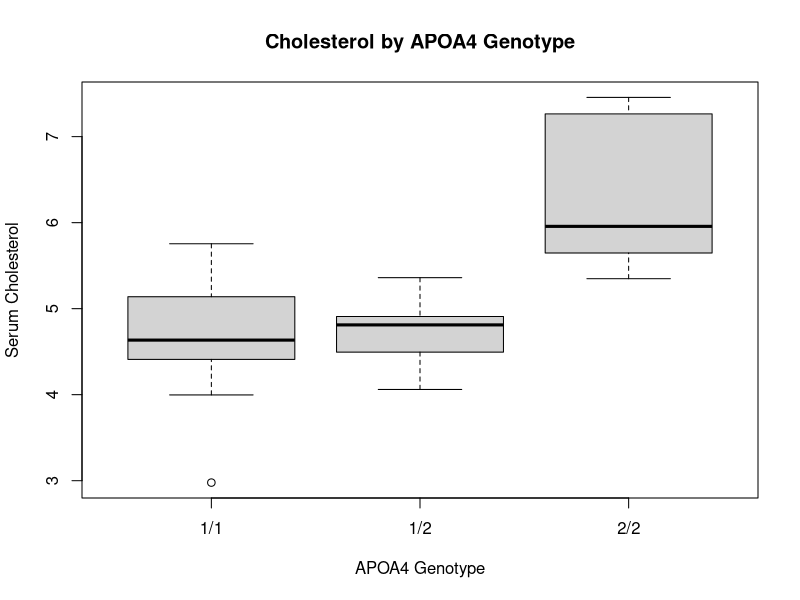
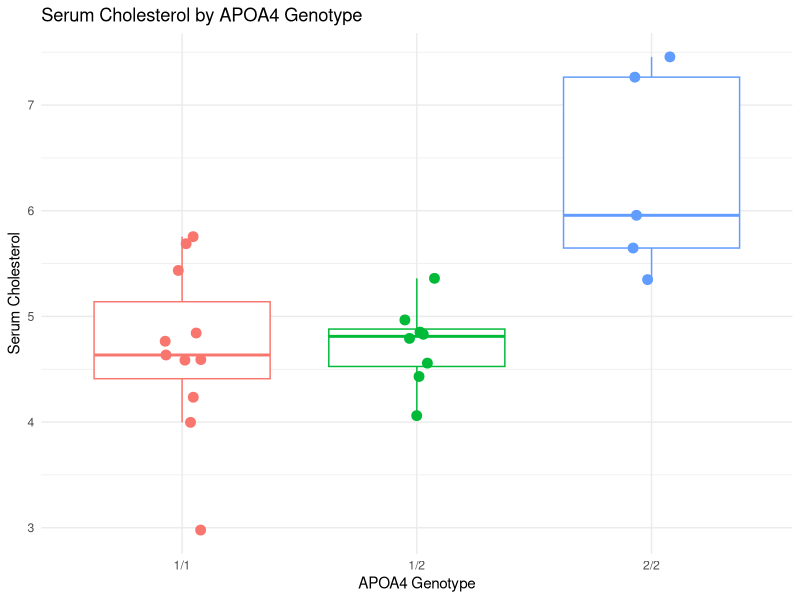

Reproduce these figures in R, in order. (Note: this script raises an error after producing the figures.)
## ------------------------------------------------------------
## Exercise 3: Cholesterol ~ APOA4 genotype (one-way ANOVA)
## ------------------------------------------------------------

## 0) Packages (install once if needed)
# install.packages("ggplot2")
# install.packages("emmeans")
# install.packages("car")

library(ggplot2)
library(emmeans)
library(car)

## If your course helper is in a file, make sure it's sourced once per session:
## source("Function Anova_table type 2.R")   # ensures Anova_table() is available

## 1) Read data & prepare factors/labels
cholesterol_data <- read.table(file = "genetics cholesterol.txt", header = TRUE)
cholesterol_data$apoa4gen <- as.factor(cholesterol_data$apoa4gen)
levels(cholesterol_data$apoa4gen) <- c("1/1", "1/2", "2/2")

## Quick data check
cat("\n--- Data summary ---\n")
print(summary(cholesterol_data))
cat("\nCounts per genotype:\n")
print(table(cholesterol_data$apoa4gen))

## 2) Graphs
## Base plot (factor on x, response on y)
with(cholesterol_data, plot(chol ~ apoa4gen,
                            main = "Cholesterol by APOA4 Genotype",
                            xlab = "APOA4 Genotype", ylab = "Serum Cholesterol"))

## ggplot: boxplot + points
ggplot(cholesterol_data, aes(x = apoa4gen, y = chol, color = apoa4gen)) +
  geom_boxplot(outlier.shape = NA) +
  geom_point(size = 3, position = position_jitter(width = 0.08, height = 0)) +
  theme_minimal() +
  labs(title = "Serum Cholesterol by APOA4 Genotype",
       x = "APOA4 Genotype", y = "Serum Cholesterol") +
  guides(color = "none")

## 3) One-way ANOVA with lm()
cholesterol.model <- lm(formula = chol ~ apoa4gen, data = cholesterol_data)

cat("\n--- Model summary (t-tests on coefficients, cornerstone coding) ---\n")
print(summary(cholesterol.model))

cat("\n--- Type II ANOVA table ---\n")
print(Anova_table(cholesterol.model))  ## From your course helper

## 4) Estimated marginal means (group means under equal-variance model) + LSD post-hoc
emm <- emmeans(cholesterol.model, specs = "apoa4gen")
cat("\n--- Estimated marginal means (EMMs) ---\n")
print(emm)

cat("\n--- Post-hoc pairwise differences (Fisher's protected LSD: no adjustment) ---\n")
print(pairs(emm, adjust = "none"))

## 5) Plot EMMs with 95% CIs
plot(emm, horizontal = FALSE,
     comparisons = FALSE,  # set TRUE if you want arrows between pairs
     xlab = "Serum Cholesterol", ylab = "APOA4 Genotype",
     main = "Estimated Marginal Means (95% CI)")

## 6) Model diagnostics (assumptions)
cat("\n--- Diagnostic plots: Press <Enter> to cycle through ---\n")
plot(cholesterol.model)
# Inspect:
# 1) Residuals vs Fitted: look for no pattern & roughly equal spread (homoscedasticity)
# 2) Normal Q-Q: points ~ straight line (normality of errors)

## 7) Levene's test for equal variances (robust to non-normality)
cat("\n--- Levene's Test for Homogeneity of Variance ---\n")
print(leveneTest(chol ~ apoa4gen, data = cholesterol_data))
# Interpretation: p-value > 0.05 -> do not reject equal variances (assumption OK)

## 8) Rank-ANOVA (nonparametric alternative if normality is doubtful)
chol.rank.mod <- lm(formula = rank(chol) ~ apoa4gen, data = cholesterol_data)

cat("\n--- Type II ANOVA on ranks ---\n")
print(Anova_table(chol.rank.mod))

cat("\n--- Type II ANOVA on original data (for comparison) ---\n")
print(Anova_table(cholesterol.model))

## 9) Welch's ANOVA (does not assume equal variances) - FYI
cat("\n--- Welch's ANOVA (unequal variances allowed) ---\n")
print(oneway.test(chol ~ apoa4gen, data = cholesterol_data, var.equal = FALSE))

## ---- End of script ----
